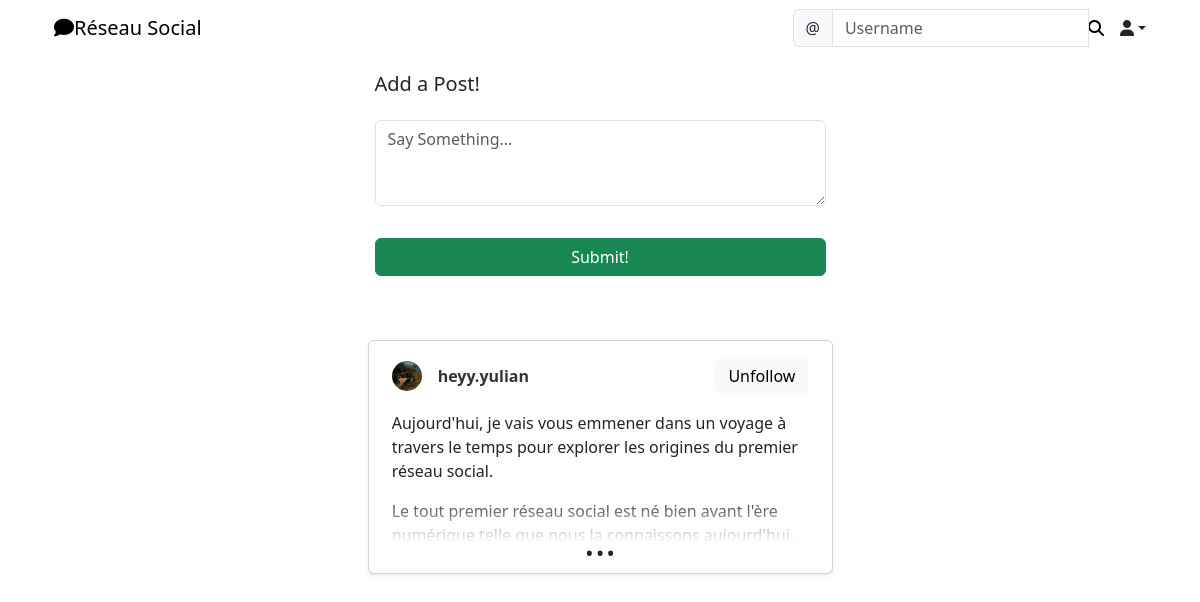
The app's page /social/ (signed in) with its own data.
### social/models.py (models this page shows)
class Post(models.Model):
    body = models.TextField()
    created_on = models.DateTimeField(default=timezone.now)
    author = models.ForeignKey(User, on_delete=models.CASCADE)
    likes = models.ManyToManyField(User, blank=True, related_name='likes')
    dislikes = models.ManyToManyField(User, blank=True, related_name='dislikes')
    def is_followed_by(self, user):
        return self.author.profile.followers.filter(id=user.id).exists()

class UserProfile(models.Model):
    user = models.OneToOneField(User, primary_key=True, verbose_name="user", related_name="profile", on_delete=models.CASCADE)
    name = models.CharField(max_length=30, blank=True, null=True)
    bio = models.TextField(max_length=500, blank=True, null=True)
    birth_date = models.DateField(null=True, blank=True)
    location = models.CharField(max_length=100, blank=True, null=True)
    picture = models.ImageField(upload_to='uploads/profile_pictures', default='uploads/profile_pictures/default.png', blank=True)
    followers = models.ManyToManyField(User, blank=True, related_name='followers')

### social/views.py (the view, shortened to what this page needs)
# urls.py: path('', PostListView.as_view(), name='post-list'),
class PostListView(LoginRequiredMixin, View):
    def get(self, request, *args, **kwargs):
        posts = Post.objects.all().order_by('-created_on')
        form = PostForm()
        post_data = []
        for post in posts:
            post.body = linebreaks(post.body)
            post_data.append([post.is_followed_by(request.user), post])
        context = {
            'post_list': posts,
            'form': form,
            'post_data': post_data,
        }
        return render(request, 'social/post_list.html', context)

### social/forms.py
class PostForm(forms.ModelForm):
    body = forms.CharField(
        label='',
        widget=forms.Textarea(
            attrs={'rows': '3',
                   'placeholder': 'Say Something...'}
        ))
    class Meta:
        model = Post
        fields = ['body']

### social/templates/social/post_list.html (shortened to what this page needs)
{% extends 'landing/base.html' %}
{% load crispy_forms_tags %}
{% block content %}
    <div class="container">
        <div class="row justify-content-center mt-3">
            <div class="col-md-5 col-sm-12">
                <h5>Add a Post!</h5>
            </div>
        </div>
        <div class="row justify-content-center mt-3 mb-5">
            <div class="col-md-5 col-sm-12">
                <form method="POST">
                    {{ form | crispy }}
                    <div class="d-grid gap-2">
                        <button class="btn btn-success mt-3">Submit!</button>
                    </div>
                </form>
            </div>
        </div>
        <div class="d-flex flex-column align-items-center">
            {% for post in post_data %}
            <div class="card shadow-sm col-md-5 mt-3 d-flex align-items-center justify-content-center">
                    <div style="width: 90%; height: 200px; margin: 1rem; overflow: hidden; position: relative;">
                        {% if post.0 %}
                            {% if post.1.author == user %}
                                <div class="d-flex flex-row align-items-center justify-content-between" style="width: 100%;">
                                    <div class="d-flex flex-row align-items-center gap-3">
                                        <a href="{% url 'profile' post.1.author.pk %}"><img class="rounded-circle" height='30' width="30" src="{{ post.1.author.profile.picture.url }}" /></a>
                                        <a class="profile-link" href="{% url 'profile' post.1.author.pk %}">{{ post.1.author }}</a>
                                    </div>
                                </div>
                                <div class="post_body_div">
                                    {{ post.1.body|safe }}
                                    <a class="stretched-link" href="{% url 'post-detail' post.1.pk %}"></a>
                                </div>
                                <div class="d-flex flex-row">
                                    <form method="POST" action="{% url 'like' post.1.pk %}">
                                        {% csrf_token %}
                                        <input type="hidden" name="next" value="{{ request.path }}">
                                        <button class="remove-default-btn" type="submit">
                                            <i class="far fa-thumbs-up">
                                                <span>
                                                    {{ post.1.likes.all.count }}
                                                </span>
                                            </i>
                                        </button>
                                    </form>
                                    <form method="POST" action="{% url 'dislike' post.1.pk %}">
                                        {% csrf_token %}
                                        <input type="hidden" name="next" value="{{ request.path }}">
                                        <button class="remove-default-btn" type="submit">
                                            <i class="far fa-thumbs-down">
                                                <span>
                                                    {{ post.1.dislikes.all.count }}
                                                </span>
                                            </i>
                                        </button>
                                    </form>
                                </div>
                            {%else%}
                            <div class="d-flex flex-row align-items-center justify-content-between" style="width: 100%;">
                                <div class="d-flex flex-row align-items-center gap-3">
                                    <a href="{% url 'profile' post.1.author.pk %}"><img class="rounded-circle" height='30' width="30" src="{{ post.1.author.profile.picture.url }}" /></a>
                                    <a class="profile-link" href="{% url 'profile' post.1.author.pk %}">{{ post.1.author }}</a>
                                </div>
                                <form method="post" action="{% url 'remove-follower-post' post.1.author.pk %}">
                                    <button class="btn btn-light" type="submit" >Unfollow</button>
                                </form>
                            </div>
                            <div class="post_body_div">
                                {{ post.1.body|safe }}
                            </div>
                            {%endif%}
                        {%endif%}
                    </div>
            </div>
            {%endfor%}
        </div>
    </div>
{% endblock content %}

### static/style.css (style rules this page uses)
* { margin: 0; padding: 0; }
.profile-link { text-decoration: none; color: #333; font-weight: bold; }
.post_body_div { position: relative; overflow: hidden; width: 100%; height: 100%; margin-top: 1rem; }
.post_body_div::before { position: absolute; content: '...'; bottom: 20%; left: 0; width: 100%; text-align: center; background: rgb(255,255,255); background: linear-gradient(0deg, rgba(255,255,255,1) 37%, rgba(255,255,255,0) 100%); padding-top: 1rem; font-size: 40px; }

### records on screen
Post: author.picture (picture), author.username "heyy.yulian", body "Aujourd'hui, je vais vous emmener dans un voyage à travers le temps pour explorer les origines du premier réseau social. Le tout premier réseau social est né bien avant l'ère numérique telle que nous la connaissons aujourd'hui.…"
